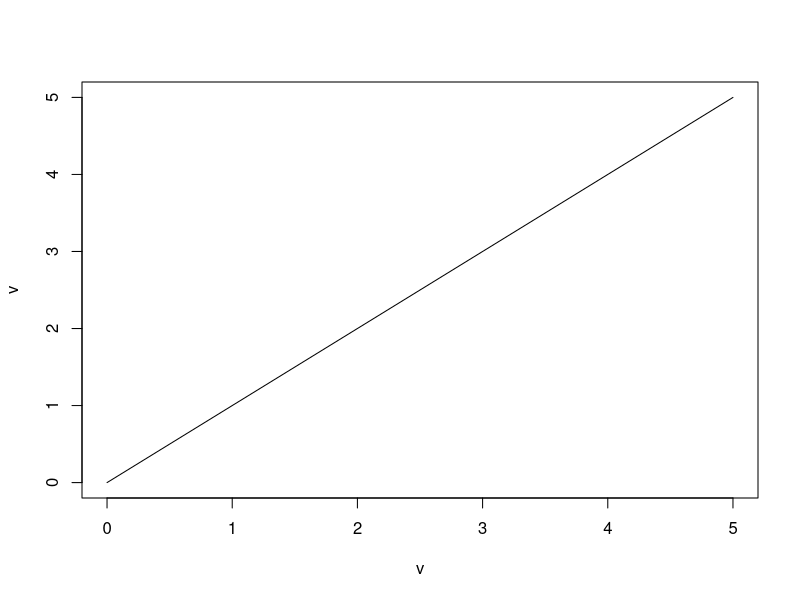
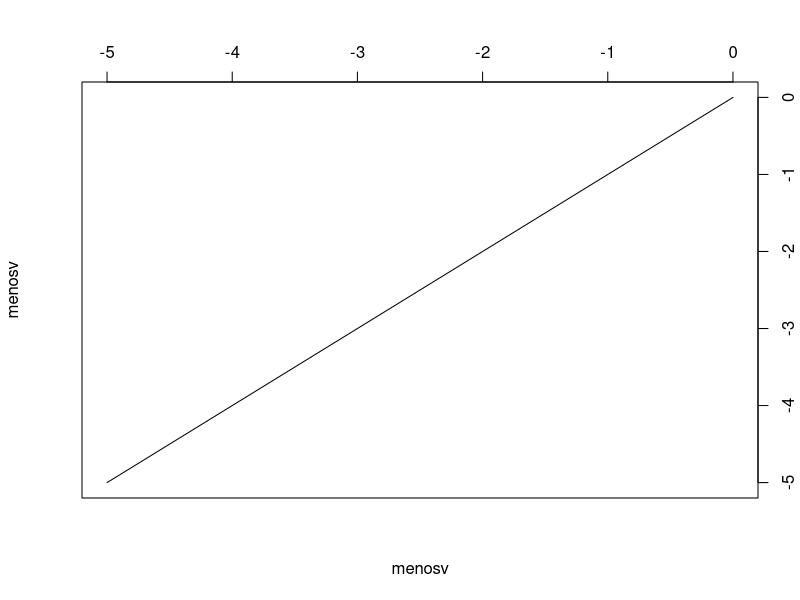
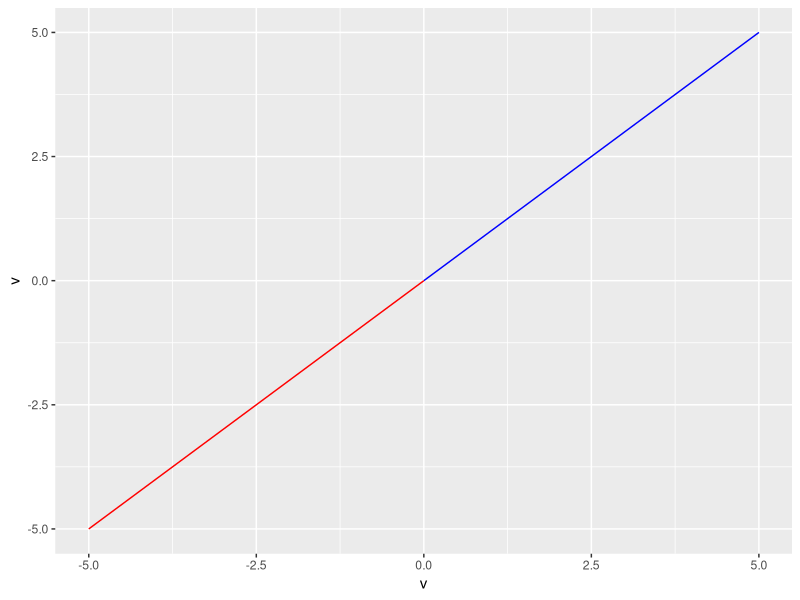
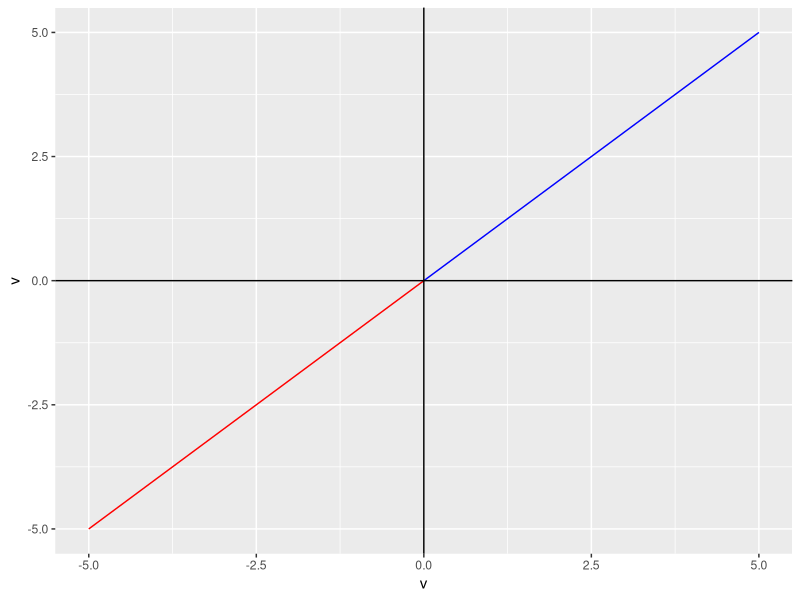
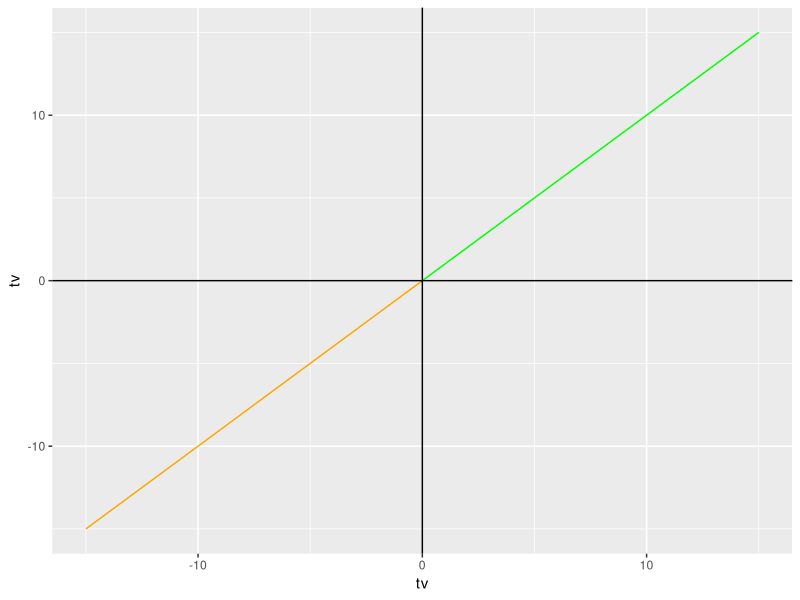
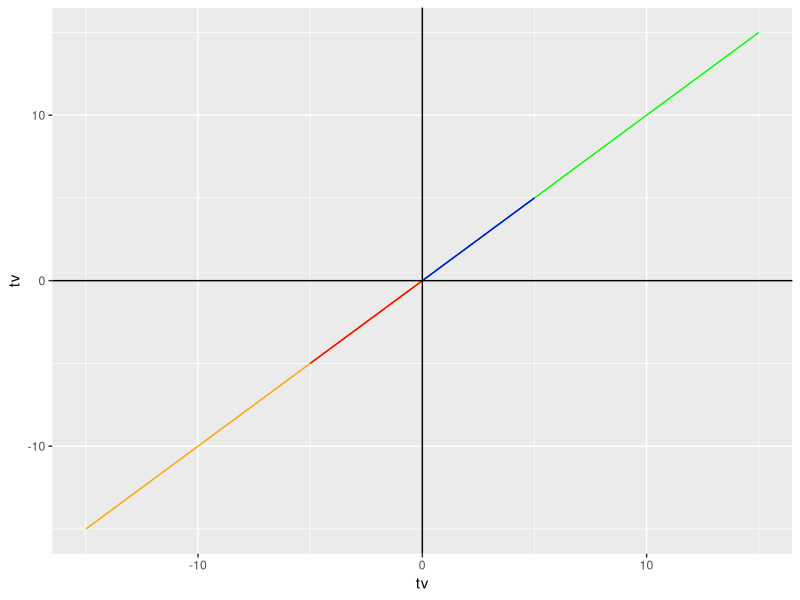
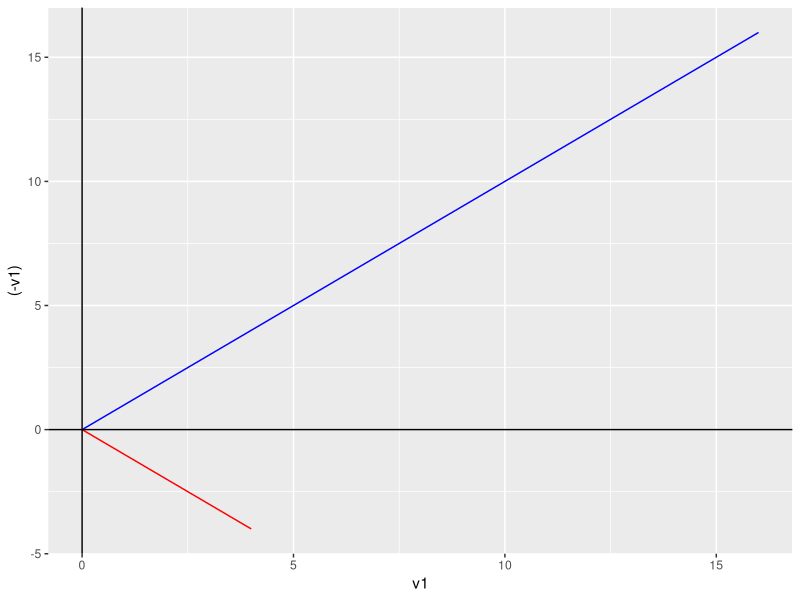
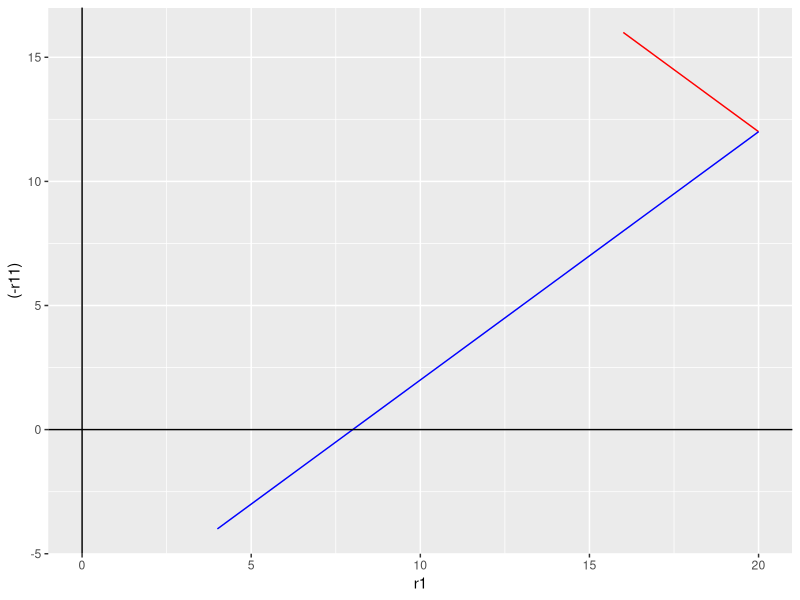

Here is the R script that generated these plots, in order: (Note: this script raises an error after producing the figures.)
# UNIVERSIDAD NACIONAL AUTÓNOMA DE MÉXICO
# Facultad de Economía
# Taller III 2020-1
# Profesor: Arturo Mérida Monroy
# Adjunto: Cesar Hernández
# PRÁCTICA 6: VISIÓN GEOMÉTRICA DE VERTORES EN R

library(dplyr)
library(ggplot2)

# Vector cero

o<-0
p<-5
v<-o:p
plot(v,v,type = "l")
menosv<-(o:(-p))
plot(menosv,menosv,type = "l",axes = F)
axis(3)
axis(4)
box()

df1<-data.frame(v,menosv)

df1 %>%
  ggplot() +
  geom_line(aes(x=v, y=v), color="blue") +
  geom_line(aes(x=menosv, y=menosv), color="red")

df1 %>%
  ggplot() +
  geom_line(aes(x=v, y=v), color="blue") +
  geom_line(aes(x=menosv, y=menosv), color="red") +
  geom_vline(xintercept = 0) +
  geom_hline(yintercept = 0)


# Multiplicando por un escalar

t<-3
tv<-t*v
menostv<-(-t)*v
df2<-data.frame(tv,menostv)
df2 %>%
  ggplot() +
  geom_line(aes(x=tv, y=tv), color="green") +
  geom_line(aes(x=menostv, y=menostv), color="orange") +
  geom_vline(xintercept = 0) +
  geom_hline(yintercept = 0)

comparacion<-data.frame(tv,menostv,v,menosv)
comparacion %>%
  ggplot() +
  geom_line(aes(x=tv, y=tv), color="green") +
  geom_line(aes(x=menostv, y=menostv), color="orange") +
  geom_line(aes(x=v, y=v), color="blue") +
  geom_line(aes(x=menosv, y=menosv), color="red") +
  geom_vline(xintercept = 0) +
  geom_hline(yintercept = 0)

# Operaciones con vectores

p1<-4
p2<-16
v1<-seq(0,p1,0.5)
v2<-seq(0,p2,2)

dfv1v2<-data.frame(v1,v2)
dfv1v2 %>%
  ggplot() +
  geom_line(aes(x=v1, y=(-v1)), color="red") +
  geom_line(aes(x=v2, y=v2), color="blue") +
  geom_vline(xintercept = 0) +
  geom_hline(yintercept = 0)


# Creamos r1 y r2

r1<-v1+p2
r11<-v1-p2
r2<-v2+p1
r22<-v2-p1


dfr1r2<-data.frame(r1,r11,r2,r22,v1,v2)
dfr1r2 %>%
  ggplot() +
  geom_line(aes(x=r1, y=(-r11)), color="red") +
  geom_line(aes(x=r2, y=r22), color="blue") +
  geom_vline(xintercept = 0) +
  geom_hline(yintercept = 0)

grafica<- dfr1r2 %>%
  ggplot() +
  geom_line(aes(x=v1, y=(-v1)), color="red") +
  geom_line(aes(x=v2, y=v2), color="blue") +
  geom_line(aes(x=r1, y=(-r11)), color="red") +
  geom_line(aes(x=r2, y=r22), color="blue") +
  geom_vline(xintercept = 0) +
  geom_hline(yintercept = 0)

grafica

grafica + geom_abline(slope = .60)

# Dibujando un polígono

vx<-0:5
tvx<-vx+5
dfx<-data.frame(vx,tvx)
dfx %>%
  ggplot() +
  geom_line(aes(x=vx, y=vx), color="red") +
  geom_line(aes(x=vx, y=tvx), color="blue") +
  
vy<-rep(0,6)
tvy<-vy+5
dfxy<-data.frame(vx,vy,tvx,tvy)
dfxy %>%
  ggplot() +
  geom_line(aes(x=vy, y=vx), color="green") +
  geom_line(aes(x=tvy, y=tvx), color="purple")

dfxy %>%
  ggplot() +
  geom_line(aes(x=vx, y=vx), color="red") +
  geom_line(aes(x=vx, y=tvx), color="blue") +
  geom_line(aes(x=vy, y=vx), color="green") +
  geom_line(aes(x=tvy, y=tvx), color="purple")
